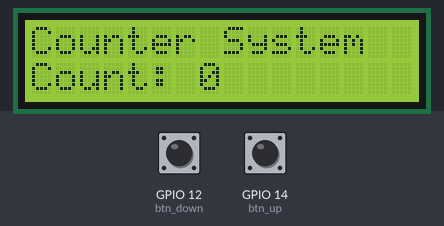
This program was run on a simulated ESP32 board running MicroPython. Parts: 16×2 character LCD. The inputs (shaded band) are chosen by the test bench; at power-on: GPIO 12 (btn_down) HIGH, GPIO 14 (btn_up) HIGH. Library files of the repository ran but are not shown: lcd_api.py; what the program prints to the serial console is not drawn.

Above: at 1.2 s.
1.3 s: GPIO 12 (btn_down) pulled LOW for 3.2 s
At 5.6 s:
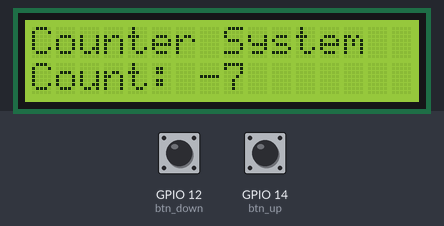
6.0 s: GPIO 12 (btn_down) pulled LOW for 0.15 s
At 6.7 s:
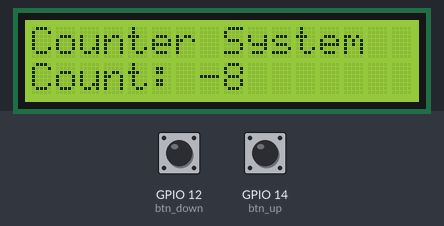
7.6 s: GPIO 14 (btn_up) pulled LOW for 0.15 s
At 7.9 s:
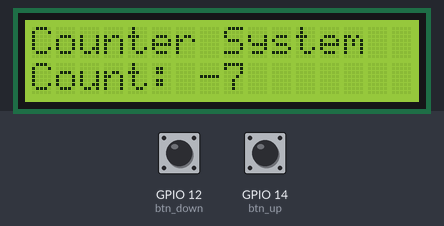
Timing chart, 0 to 10.6 s (numbered marks = the images above; inputs shaded):
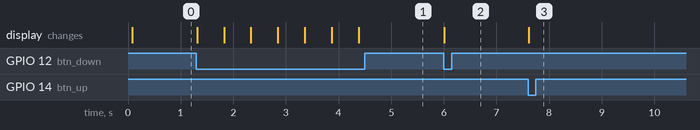

Measured:
- after the input at 1.3 s, the display: first changes at once (image 1 shows a later state)
- after the input at 6.0 s, the display: changes at once (image 2)
- after the input at 7.6 s, the display: changes at once (image 3)

The program:

lab5_3.py
```python
from machine import I2C, Pin
from lcd_api import I2cLcd
import time

# --- 1. ตั้งค่า LCD ---
I2C_ADDR = 0x27
TOTAL_ROWS = 2
TOTAL_COLS = 16

i2c = I2C(0, scl=Pin(22), sda=Pin(21), freq=100000)
lcd = I2cLcd(i2c, I2C_ADDR, TOTAL_ROWS, TOTAL_COLS)

btn_up = Pin(14, Pin.IN, Pin.PULL_UP)
btn_down = Pin(12, Pin.IN, Pin.PULL_UP)

count = 0

def update_display():
    lcd.move_to(0, 1)
    lcd.putstr("Count: " + str(count) + "    ")


lcd.clear()
lcd.putstr("Counter System")
update_display()

while True:
    if btn_up.value() == 0:
        count += 1
        update_display()
        print("Count Up:", count)
        time.sleep(0.5)

    elif btn_down.value() == 0:
        count -= 1
        update_display()
        print("Count Down:", count)
        time.sleep(0.5)
```
